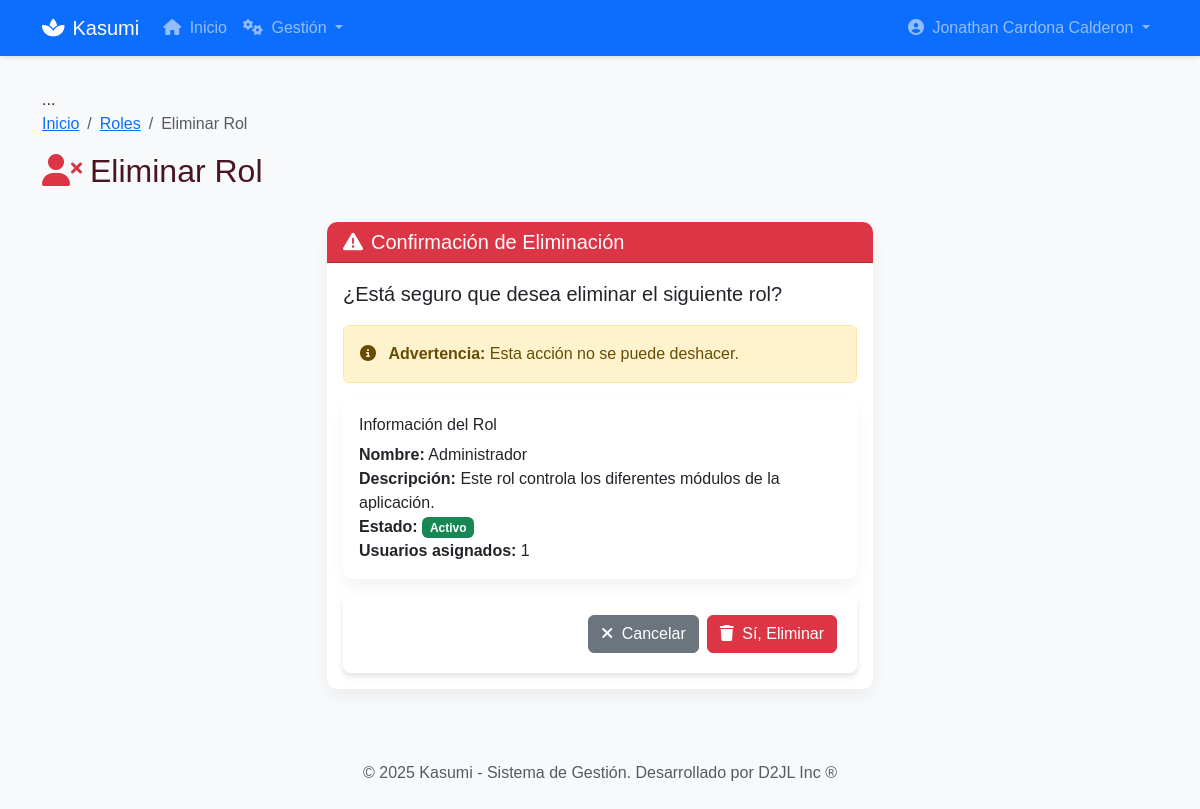
Screenshot of /usuarios/roles/eliminar/2/ (signed in) with the database file from the repository.
### accounts/models.py (models this page shows, shortened)
class Usuario(AbstractUser):
    TIPO_DOCUMENTO_CHOICES = [
        ('CC', 'Cédula de Ciudadanía'),
        ('CE', 'Cédula de Extranjería'),
        ('TI', 'Tarjeta de Identidad'),
        ('PAS', 'Pasaporte'),
    ]
    username = None
    email = models.EmailField(_('email address'), unique=True)
    tipo_documento = models.CharField(
        max_length=3,
        choices=TIPO_DOCUMENTO_CHOICES,
        default='CC',
        verbose_name='Tipo de Documento'
    )
    numero_documento = models.CharField(
        max_length=20,
        unique=True,
        verbose_name='Número de Documento'
    )
    telefono = models.CharField(max_length=15, blank=True, verbose_name='Teléfono')
    direccion = models.TextField(blank=True, verbose_name='Dirección')
    ciudad = models.CharField(max_length=100, blank=True, verbose_name='Ciudad')
    fecha_nacimiento = models.DateField(null=True, blank=True, verbose_name='Fecha de Nacimiento')
    USERNAME_FIELD = 'email'
    REQUIRED_FIELDS = ['numero_documento', 'first_name', 'last_name']
    objects = UsuarioManager()
    class Meta:
        verbose_name = 'Usuario'
        verbose_name_plural = 'Usuarios'

### gestion_usuarios/models.py (models this page shows, shortened)
class Rol(models.Model):
    class Estado(models.TextChoices):
        ACTIVO = 'A', _('Activo')
        INACTIVO = 'I', _('Inactivo')
    nombre = models.CharField(max_length=50, unique=True, verbose_name=_('Nombre del Rol'))
    descripcion = models.TextField(blank=True, verbose_name=_('Descripción'))
    estado = models.CharField(
        max_length=1,
        choices=Estado.choices,
        default=Estado.ACTIVO,
        verbose_name=_('Estado')
    )
    fecha_creacion = models.DateTimeField(auto_now_add=True, verbose_name=_('Fecha de Creación'))
    fecha_actualizacion = models.DateTimeField(auto_now=True, verbose_name=_('Última Actualización'))
    puede_ver_usuarios = models.BooleanField(default=False, verbose_name=_('Puede ver usuarios'))
    puede_crear_usuarios = models.BooleanField(default=False, verbose_name=_('Puede crear usuarios'))
    puede_editar_usuarios = models.BooleanField(default=False, verbose_name=_('Puede editar usuarios'))
    puede_eliminar_usuarios = models.BooleanField(default=False, verbose_name=_('Puede eliminar usuarios'))
    puede_ver_reportes = models.BooleanField(default=False, verbose_name=_('Puede ver reportes'))
    puede_ver_configuracion = models.BooleanField(default=False, verbose_name=_('Puede ver configuración'))
    class Meta:
        verbose_name = _('Rol')
        verbose_name_plural = _('Roles')
        ordering = ['nombre']
    @property
    def esta_activo(self):
        return self.estado == self.Estado.ACTIVO

### gestion_usuarios/views.py (the view, shortened to what this page needs)
class EliminarRolView(LoginRequiredMixin, UserPassesTestMixin, DeleteView):
    model = Rol
    template_name = 'gestion_usuarios/roles/eliminar_rol.html'
    success_url = reverse_lazy('gestion_usuarios:lista_roles')
    def test_func(self):
        return self.request.user.is_staff

### templates/gestion_usuarios/roles/eliminar_rol.html (shortened to what this page needs)
{% extends "base.html" %}
{% load static %}
{% block content %}
<div class="row mb-4">
    <div class="col-12">
        <nav aria-label="breadcrumb">
            <ol class="breadcrumb">
                <li class="breadcrumb-item"><a href="{% url 'core:home' %}">Inicio</a></li>
                <li class="breadcrumb-item"><a href="{% url 'gestion_usuarios:lista_roles' %}">Roles</a></li>
                <li class="breadcrumb-item active">Eliminar Rol</li>
            </ol>
        </nav>
        <h2><i class="fas fa-user-times me-2 text-danger"></i>Eliminar Rol</h2>
    </div>
</div>
<div class="row">
    <div class="col-lg-6 mx-auto">
        <div class="card border-danger">
            <div class="card-header bg-danger text-white">
                <h5 class="mb-0"><i class="fas fa-exclamation-triangle me-2"></i>Confirmación de Eliminación</h5>
            </div>
            <div class="card-body">
                <p class="lead">¿Está seguro que desea eliminar el siguiente rol?</p>
                <div class="alert alert-warning">
                    <i class="fas fa-info-circle me-2"></i>
                    <strong>Advertencia:</strong> Esta acción no se puede deshacer.
                </div>
                <div class="card mb-3">
                    <div class="card-body">
                        <h6 class="card-title">Información del Rol</h6>
                        <ul class="list-unstyled mb-0">
                            <li><strong>Nombre:</strong> {{ object.nombre }}</li>
                            <li><strong>Descripción:</strong> {{ object.descripcion|default:"-" }}</li>
                            <li><strong>Estado:</strong>
                                {% if object.esta_activo %}
                                    <span class="badge bg-success">Activo</span>
                                {% else %}
                                    <span class="badge bg-danger">Inactivo</span>
                                {% endif %}
                            </li>
                            <li><strong>Usuarios asignados:</strong> {{ object.usuarios_asignados.count }}</li>
                        </ul>
                    </div>
                </div>
                <form method="post">
                    <div class="d-flex gap-2 justify-content-end">
                        <a href="{% url 'gestion_usuarios:lista_roles' %}" class="btn btn-secondary">
                            <i class="fas fa-times me-1"></i> Cancelar
                        </a>
                        <button type="submit" class="btn btn-danger">
                            <i class="fas fa-trash me-1"></i> Sí, Eliminar
                        </button>
                    </div>
                </form>
            </div>
        </div>
    </div>
</div>
{% endblock %}

### templates/base.html (shortened to what this page needs)
<!DOCTYPE html>
{% load static %}
<html lang="es">
<head>
    <link href="https://cdn.jsdelivr.net/npm/bootstrap@5.3.3/dist/css/bootstrap.min.css" rel="stylesheet">
    <link rel="stylesheet" href="https://cdnjs.cloudflare.com/ajax/libs/font-awesome/6.4.0/css/all.min.css">
    <link rel="stylesheet" href="{% static 'css/styles.css' %}">
</head>
<body class="{% block body_class %}{% endblock %}">
    {% if user.is_authenticated %}
    <nav class="navbar navbar-expand-lg navbar-dark bg-primary">
        <div class="container">
            <a class="navbar-brand" href="{% url 'core:home' %}">
                <i class="fas fa-spa me-2"></i>Kasumi
            </a>
            <div class="collapse navbar-collapse" id="navbarNav">
                <ul class="navbar-nav me-auto">
                    <li class="nav-item">
                        <a class="nav-link" href="{% url 'core:home' %}">
                            <i class="fas fa-home me-1"></i> Inicio
                        </a>
                    </li>
                    {% if user.is_staff %}
                    <li class="nav-item dropdown">
                        <a class="nav-link dropdown-toggle" href="#" id="gestionDropdown" role="button" data-bs-toggle="dropdown">
                            <i class="fas fa-cogs me-1"></i> Gestión
                        </a>
                    </li>
                    {% endif %}
                </ul>
                <ul class="navbar-nav">
                    <li class="nav-item dropdown">
                        <a class="nav-link dropdown-toggle" href="#" id="userDropdown" role="button" data-bs-toggle="dropdown">
                            <i class="fas fa-user-circle me-1"></i> {{ user.get_full_name|default:user.email }}
                        </a>
                    </li>
                </ul>
            </div>
        </div>
    </nav>
    {% endif %}
    <main class="container">
        ...
        {% block content %}{% endblock %}
    </main>
    <footer class="bg-light text-center text-muted py-4 mt-5">
        <div class="container">
            <p class="mb-0">© {% now "Y" %} Kasumi - Sistema de Gestión. <span class="d-none d-md-inline">Desarrollado por D2JL Inc ®</span></p>
        </div>
    </footer>
</body>
</html>

### static/css/styles.css (style rules this page uses)
:root { --background-color: #FBE9DB; --primary-color: #D55672; --secondary-color: #ADF5FF; --text-color: #481620; --accent-color: #0075A2; }
body { font-family: Arial, sans-serif; background-color: var(--background-color); color: var(--text-color); }
form { max-width: 700px; margin: 0 auto; padding: 20px; background-color: #fff; border-radius: 8px; box-shadow: 0 4px 6px rgba(0, 0, 0, 0.1); }
button { background-color: var(--primary-color); color: #fff; border: none; border-radius: 8px; padding: 10px; font-size: 16px; font-weight: bold; transition: background-color 0.3s ease, color 0.3s ease; }

### templates/base.html (style rules this page uses)
body { background-color: #f8f9fa; }
.navbar { margin-bottom: 2rem; box-shadow: 0 2px 4px rgba(0,0,0,.1); }
.card { border: none; border-radius: 10px; box-shadow: 0 0.5rem 1rem rgba(0, 0, 0, 0.05); }
.card-header { border-radius: 10px 10px 0 0 !important; font-weight: 600; }

### rows the page displays
Usuario: get_full_name "Jonathan Cardona Calderon"
Rol: nombre "Administrador", descripcion "Este rol controla los diferentes módulos de la aplicación.", usuarios_asignados.count "1"
